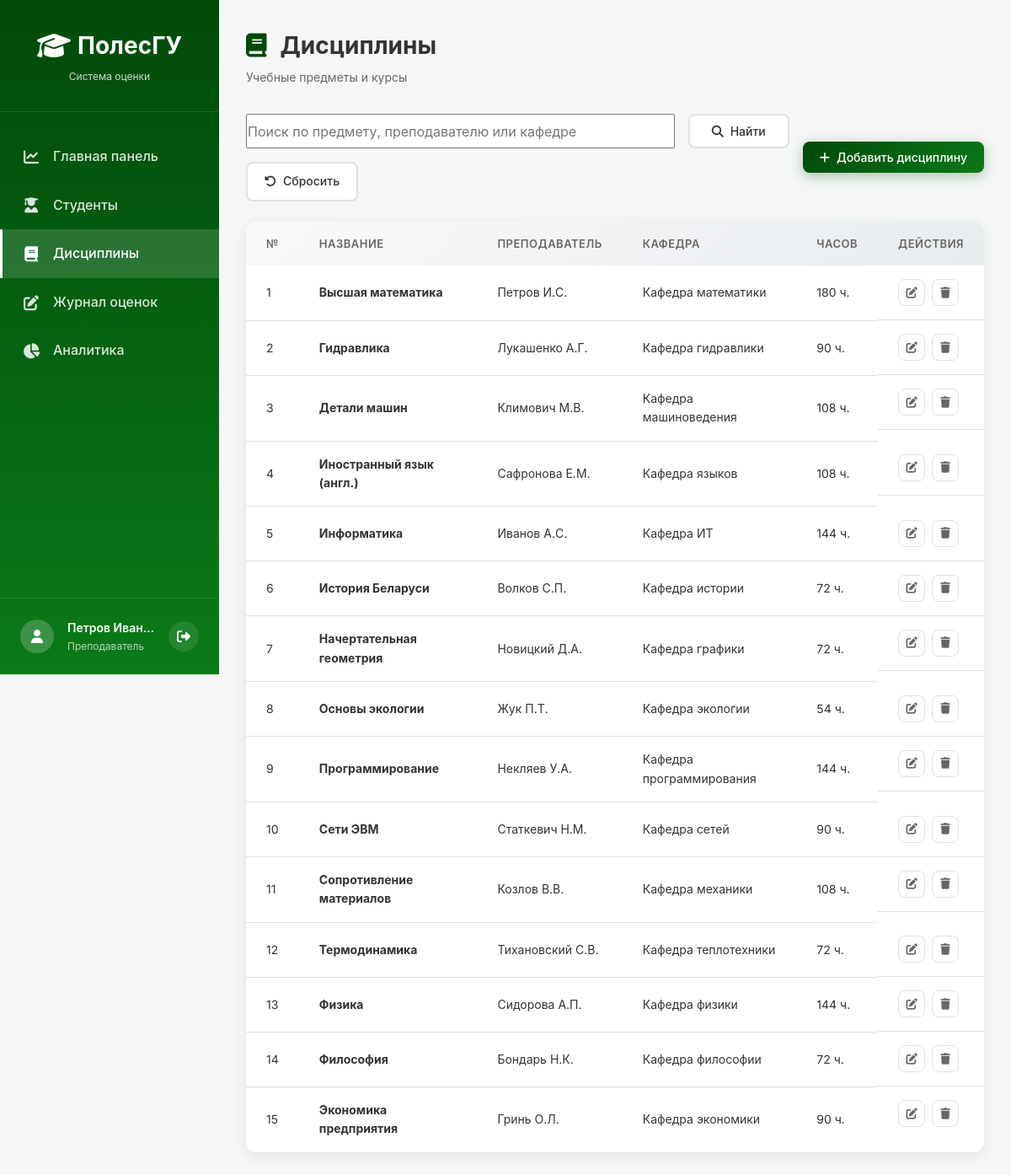
Page /index.php?module=disciplines (signed in) on the committed database.
### tables this page shows
CREATE TABLE disciplines (
        id INTEGER PRIMARY KEY AUTOINCREMENT,
        name TEXT NOT NULL,
        teacher TEXT,
        department TEXT,
        hours INTEGER
    );

### config/functions.php (called while the page is built, shortened)
<?php
function escape($string) {
    return htmlspecialchars($string, ENT_QUOTES, 'UTF-8');
}
?>

### modules/disciplines/index.php (the view, shortened to what this page needs)
<?php
require_once __DIR__ . '/../../config/functions.php';
$pdo = getDB();
$searchQuery = trim($_GET['search'] ?? '');
$sql = "SELECT * FROM disciplines";
$params = [];
$sql .= " ORDER BY name";
$stmt = $pdo->prepare($sql);
$stmt->execute($params);
$disciplines = $stmt->fetchAll();
include __DIR__ . '/../../includes/header.php';
include __DIR__ . '/../../includes/sidebar.php';
?>
<main class="main-content">
    <div class="page-header">
        <h1><i class="fas fa-book"></i> Дисциплины</h1>
        <p>Учебные предметы и курсы</p>
    </div>
    <div class="actions-bar">
        <form method="GET" class="filter-form discipline-search-form">
            <input type="text" name="search" placeholder="Поиск по предмету, преподавателю или кафедре" value="<?= escape($searchQuery) ?>">
            <button type="submit" class="btn btn-secondary">
                <i class="fas fa-search"></i> Найти
            </button>
            <a href="/index.php?module=disciplines" class="btn btn-secondary">
                <i class="fas fa-rotate-left"></i> Сбросить
            </a>
        </form>
        <button class="btn btn-primary" onclick="openAddModal()">
            <i class="fas fa-plus"></i> Добавить дисциплину
        </button>
    </div>
    <div class="table-card">
        <div class="table-body">
            <table class="data-table">
                <thead>
                    <tr>
                        <th>№</th>
                        <th>Название</th>
                        <th>Преподаватель</th>
                        <th>Кафедра</th>
                        <th>Часов</th>
                        <th>Действия</th>
                    </tr>
                </thead>
                <tbody>
                    <?php foreach ($disciplines as $index => $discipline): ?>
                    <tr>
                        <td><?= $index + 1 ?></td>
                        <td><strong><?= escape($discipline['name']) ?></strong></td>
                        <td><?= escape($discipline['teacher']) ?></td>
                        <td><?= escape($discipline['department']) ?></td>
                        <td><?= $discipline['hours'] ?> ч.</td>
                        <td class="actions">
                            <button class="btn-icon" onclick="editDiscipline(<?= htmlspecialchars(json_encode($discipline)) ?>)" title="Редактировать">
                                <i class="fas fa-edit"></i>
                            </button>
                            <button class="btn-icon btn-danger" onclick="deleteDiscipline(<?= $discipline['id'] ?>, '<?= escape($discipline['name']) ?>')" title="Удалить">
                                <i class="fas fa-trash"></i>
                            </button>
                        </td>
                    </tr>
                    <?php endforeach; ?>
                </tbody>
            </table>
        </div>
    </div>
</main>
<?php include __DIR__ . '/../../includes/footer.php'; ?>

### assets/css/style.css (style rules this page uses)
:root { --primary-gradient: linear-gradient(135deg, #004a09 0%, #0b7a18 100%); --primary-color: #004a09; --primary-light: #0b7a18; --secondary-color: #6c757d; --bg-color: #f4f7f6; --surface-color: #ffffff; --sidebar-bg: linear-gradient(180deg, #004a09 0%, #0b7a18 100%); --text-primary: #333333; --text-secondary: #666666; --text-muted: #999999; --text-light: #ffffff; --success-color: #2ecc71; --warning-color: #f1c40f; --danger-color: #e74c3c; --info-color: #3498db; --border-color: #e0e0e0; --border-radius: 12px; --border-radius-sm: 8px; --border-radius-lg: 16px; --shadow-sm: 0 2px 4px rgba(0, 0, 0, 0.05); --shadow-md: 0 4px 15px rgba(0, 0, 0, 0.08); --shadow-lg: 0 8px 30px rgba(0, 0, 0, 0.12); --shadow-xl: 0 20px 60px rgba(0, 0, 0, 0.15); --spacing-xs: 4px; --spacing-sm: 8px; --spacing-md: 16px; --spacing-lg: 24px; --spacing-xl: 32px; --sidebar-width: 260px; --header-height: 70px; }
* { margin: 0; padding: 0; box-sizing: border-box; }
html { font-size: 16px; scroll-behavior: smooth; }
body { font-family: 'Inter', -apple-system, BlinkMacSystemFont, 'Segoe UI', Roboto, sans-serif; background-color: var(--bg-color); color: var(--text-primary); line-height: 1.6; min-height: 100vh; overflow-x: hidden; }
a { text-decoration: none; color: inherit; transition: color 0.3s ease; }
button { cursor: pointer; border: none; outline: none; font-family: inherit; }
input, select, textarea { font-family: inherit; font-size: inherit; outline: none; }
.main-content { flex: 1; margin-left: var(--sidebar-width); padding: var(--spacing-xl); min-height: 100vh; }
.page-header { margin-bottom: var(--spacing-xl); }
.page-header h1 { font-size: 28px; font-weight: 700; color: var(--text-primary); margin-bottom: var(--spacing-xs); display: flex; align-items: center; gap: var(--spacing-md); }
.page-header h1 i { color: var(--primary-color); }
.page-header p { color: var(--text-secondary); font-size: 14px; }
.table-card { background: var(--surface-color); border-radius: var(--border-radius); box-shadow: var(--shadow-md); overflow: hidden; margin-bottom: var(--spacing-xl); }
.table-body { overflow-x: auto; }
.data-table { width: 100%; border-collapse: collapse; }
.data-table thead { background: linear-gradient(135deg, #f8f9fa 0%, #e9ecef 100%); }
.data-table th { padding: var(--spacing-md) var(--spacing-lg); text-align: left; font-weight: 600; font-size: 13px; color: var(--text-secondary); text-transform: uppercase; letter-spacing: 0.5px; white-space: nowrap; }
.data-table td { padding: var(--spacing-md) var(--spacing-lg); border-bottom: 1px solid var(--border-color); font-size: 14px; color: var(--text-primary); }
.data-table tbody tr { transition: background-color 0.2s ease; }
.data-table tbody tr:last-child td { border-bottom: none; }
.data-table .actions { display: flex; gap: var(--spacing-sm); }
.btn { display: inline-flex; align-items: center; gap: var(--spacing-sm); padding: 10px 20px; border-radius: var(--border-radius-sm); font-weight: 500; font-size: 14px; transition: all 0.3s ease; cursor: pointer; }
.btn-primary { background: var(--primary-gradient); color: var(--text-light); box-shadow: 0 4px 15px rgba(0, 74, 9, 0.3); }
.btn-secondary { background: var(--surface-color); color: var(--text-primary); border: 2px solid var(--border-color); }
.btn-danger { background: var(--danger-color); color: var(--text-light); }
.btn-icon { width: 32px; height: 32px; border-radius: var(--border-radius-sm); background: var(--surface-color); border: 1px solid var(--border-color); color: var(--text-secondary); display: flex; align-items: center; justify-content: center; transition: all 0.3s ease; }
.filter-form { display: flex; gap: var(--spacing-md); align-items: flex-end; flex-wrap: wrap; }
.filter-form select, .filter-form input { min-width: 200px; }
.discipline-search-form { flex: 1; align-items: stretch; }
.discipline-search-form input { flex: 1 1 360px; min-width: 260px; }
.discipline-search-form .btn { flex: 0 0 auto; min-width: 120px; justify-content: center; }
.actions-bar { display: flex; justify-content: space-between; align-items: center; margin-bottom: var(--spacing-lg); flex-wrap: wrap; gap: var(--spacing-md); }
.kpi-card, .chart-card, .table-card { animation: fadeIn 0.5s ease; }

### rows in the picture
disciplines: name "Высшая математика", teacher "Петров И.С.", department "Кафедра математики", hours "180"
disciplines: name "Гидравлика", teacher "Лукашенко А.Г.", department "Кафедра гидравлики", hours "90"
disciplines: name "Детали машин", teacher "Климович М.В.", department "Кафедра машиноведения", hours "108"
disciplines: name "Иностранный язык (англ.)", teacher "Сафронова Е.М.", department "Кафедра языков", hours "108"
disciplines: name "Информатика", teacher "Иванов А.С.", department "Кафедра ИТ", hours "144"
disciplines: name "История Беларуси", teacher "Волков С.П.", department "Кафедра истории", hours "72"
disciplines: name "Начертательная геометрия", teacher "Новицкий Д.А.", department "Кафедра графики", hours "72"
disciplines: name "Основы экологии", teacher "Жук П.Т.", department "Кафедра экологии", hours "54"
disciplines: name "Программирование", teacher "Некляев У.А.", department "Кафедра программирования", hours "144"
disciplines: name "Сети ЭВМ", teacher "Статкевич Н.М.", department "Кафедра сетей", hours "90"
disciplines: name "Сопротивление материалов", teacher "Козлов В.В.", department "Кафедра механики", hours "108"
disciplines: name "Термодинамика", teacher "Тихановский С.В.", department "Кафедра теплотехники", hours "72"
disciplines: name "Физика", teacher "Сидорова А.П.", department "Кафедра физики", hours "144"
disciplines: name "Философия", teacher "Бондарь Н.К.", department "Кафедра философии", hours "72"
disciplines: name "Экономика предприятия", teacher "Гринь О.Л.", department "Кафедра экономики", hours "90"

### other values in the picture
$_SESSION['full_name'] "Петров Иван…"
getRoleLabel($_SESSION['role']) "Преподаватель"
